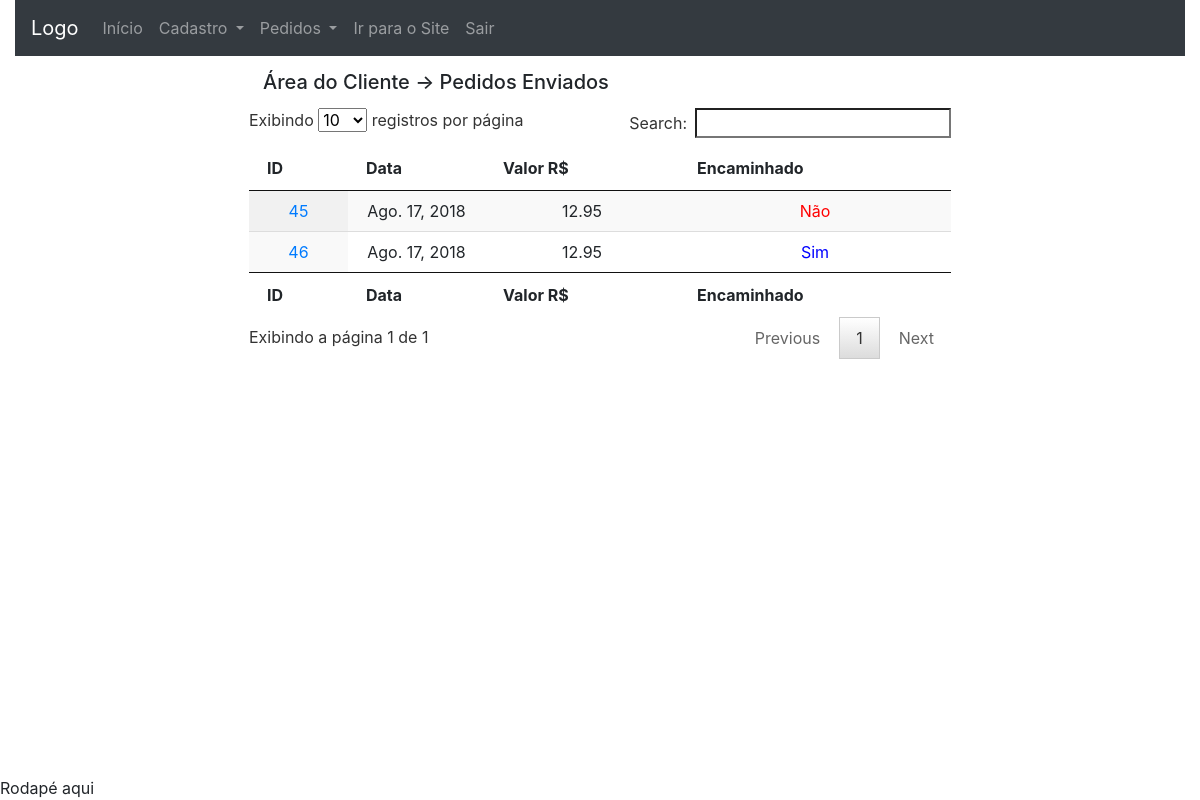
Page /area_do_cliente/my_orders/ (signed in) on the earlier database version.
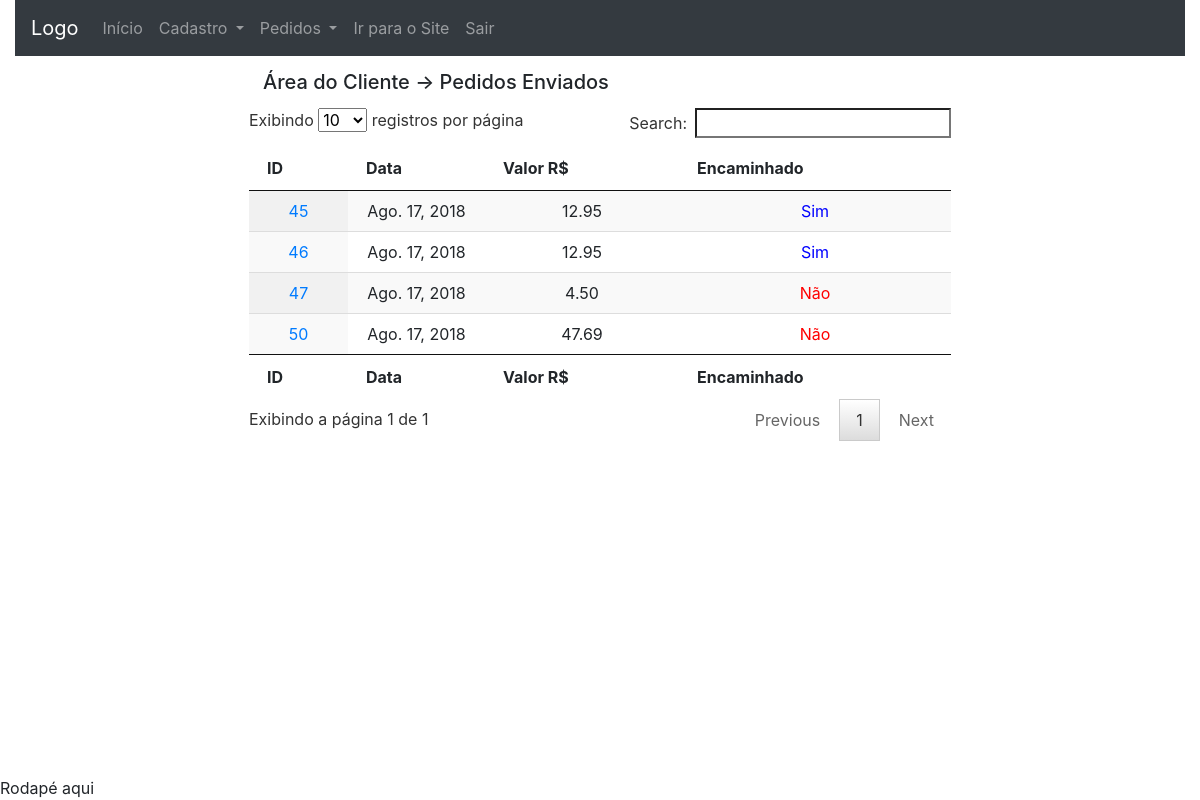
Same page on the later database version.
### checkout/models.py (models this page shows, shortened)
class Order(models.Model):
	date = models.DateField(default=date.today, editable=False)
	value = models.DecimalField('Valor R$', max_digits=10,
		decimal_places=2, default=0)
	user = models.ForeignKey(User, on_delete=models.CASCADE,
		null=True, blank=True)
	delivery_address_is_the_same = models.BooleanField(
		verbose_name='Entregar no endereço cadastrado',
		default=True,
		blank=True)
	logradouro = models.CharField('Rua/Avenida', max_length=100,
		null=True, blank=True, default='')
	numero = models.CharField('Número', max_length=100,
		null=True, blank=True, default='')
	cep = models.CharField('CEP', max_length=10, null=True,
		blank=True, default='')
	complemento = models.CharField('Complamento', max_length=100,
		null=True, blank=True, default='')
	bairro = models.CharField('Bairro', max_length=100, null=True,
		blank=True, default='')
	cidade = models.CharField('Cidade', max_length=100, null=True,
		blank=True, default='')
	estado = models.CharField('Estado', max_length=100, null=True,
		blank=True, default='')
	transaction_id = models.CharField('ID da transação', max_length=100,
		null=True, blank=True)
	status_order = models.CharField('Status do Pedido', max_length=10,
		choices=STATUS_ORDER, default='A')
	status_pg = models.CharField('Status PagSeguro', max_length=10,
		choices=STATUS_PAGSEGURO, null=True, blank=True)
	sended = models.BooleanField(
		verbose_name='Enviado',
		default=False,
		blank=True)
	forwarded = models.BooleanField(
		verbose_name='Encaminhado',
		default=False,
		blank=True)
	class Meta:
		verbose_name = 'Pedido'
		verbose_name_plural = 'Pedidos'
		ordering = ['date']
	objects = models.Manager() # The default manager.
	orderManager = OrderManager()

### dashboard_client/views.py (the view)
# urls.py: path('my_orders/', views.my_orders,
@login_required
def my_orders(request):
	sended_orders = Order.objects.filter(user__id=request.user.id)
	context = {
		'sended_orders': sended_orders,
	}
	return render(request, 'dashboard_client/my_orders.html',
		context)

### dashboard_client/templatetags/dc_tags.py (called while the page is built)
@register.simple_tag
def forwarded(value):
	if value:
		return "Sim"
	else:
		return "Não"

### dashboard_client/templates/dashboard_client/my_orders.html (shortened to what this page needs)
{% extends 'dashboard_client/base.html' %}
{% load widget_tweaks %}
{% load dc_tags %}
{% block conteudo %}
<div class="panel panel-default table-two-column panel-large">
	{% block dashboard_title %}
	<div class="panel-heading" style="margin: 2%;">
		<h5>Área do Cliente -> Pedidos Enviados </h5>
	</div>
	{% endblock %}
	<div class="panel-body">
		 <table id="table" class="display" cellspacing="0"
		        width="100%">
		    <thead>
		      <tr>
		        <th>ID</th>
		        <th>Data</th>
		        <th>Valor R$</th>
		        <th>Encaminhado</th>
		      </tr>
		    </thead>
		    <tfoot>
		      <tr>
		        <th>ID</th>
		        <th>Data</th>
		        <th>Valor R$</th>
		        <th>Encaminhado</th>
		      </tr>
		    </tfoot>
		    <tbody>
				{% for order in sended_orders %}
				<tr>
					<td style="text-align: center;">
						<a href="{% url 'dashboard_client:order_detail' order.id %}"
						title="Detalhes do pedido">
					  	{{ order.id }}
						</a>
					</td>
					<td style="text-align: center;">
						{{ order.date }}
					</td>
					<td style="text-align: center;">
						{{ order.value }}
					</td>
					<td style="text-align: center;
					{% if order.forwarded %} color: blue
					{% else %}color: red{% endif %}">
						{% forwarded order.forwarded %}
					</td>
				</tr>
				{% endfor %}
		    </tbody>
		  </table>
	</div>
</div>
{% endblock %}

Differences in the rows shown:
changed Order id 45: forwarded "Não" → "Sim"
added Order: id "47", date "Ago. 17, 2018", value "4.50", forwarded "Não"
added Order: id "50", date "Ago. 17, 2018", value "47.69", forwarded "Não"
